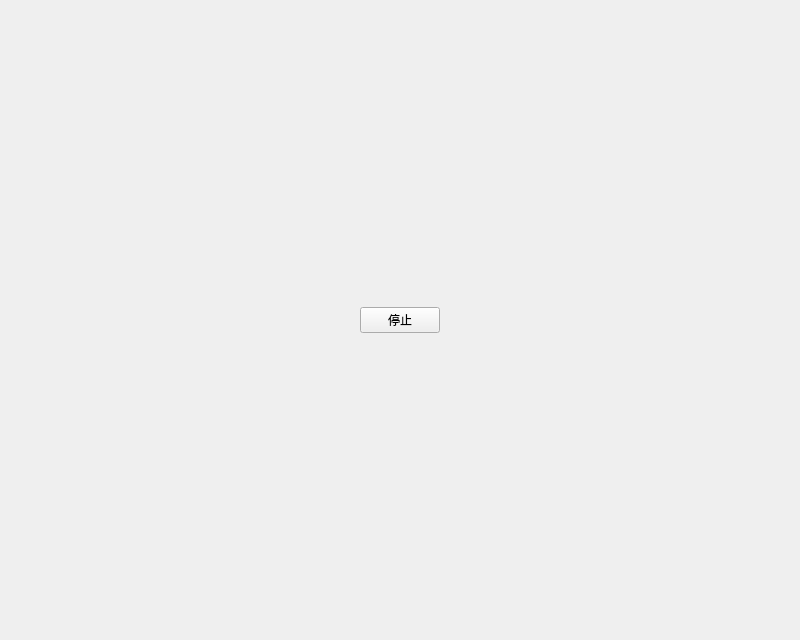
<?xml version="1.0" encoding="UTF-8"?>
<ui version="4.0">
 <class>widget</class>
 <widget class="QWidget" name="widget">
  <property name="geometry">
   <rect>
    <x>0</x>
    <y>0</y>
    <width>800</width>
    <height>640</height>
   </rect>
  </property>
  <property name="windowTitle">
   <string>Form</string>
  </property>
  <layout class="QGridLayout" name="gridLayout">
   <item row="0" column="0">
    <layout class="QVBoxLayout" name="mainVerLayout">
     <item>
      <layout class="QHBoxLayout" name="horizontalLayout_2">
       <item>
        <layout class="QHBoxLayout" name="mainHorLayout"/>
       </item>
      </layout>
     </item>
     <item>
      <layout class="QHBoxLayout" name="horizontalLayout">
       <item>
        <spacer name="horizontalSpacer">
         <property name="orientation">
          <enum>Qt::Horizontal</enum>
         </property>
         <property name="sizeHint" stdset="0">
          <size>
           <width>40</width>
           <height>20</height>
          </size>
         </property>
        </spacer>
       </item>
       <item>
        <widget class="QPushButton" name="stopBtn">
         <property name="text">
          <string>停止</string>
         </property>
        </widget>
       </item>
       <item>
        <spacer name="horizontalSpacer_2">
         <property name="orientation">
          <enum>Qt::Horizontal</enum>
         </property>
         <property name="sizeHint" stdset="0">
          <size>
           <width>40</width>
           <height>20</height>
          </size>
         </property>
        </spacer>
       </item>
      </layout>
     </item>
    </layout>
   </item>
  </layout>
 </widget>
 <resources/>
 <connections/>
</ui>
